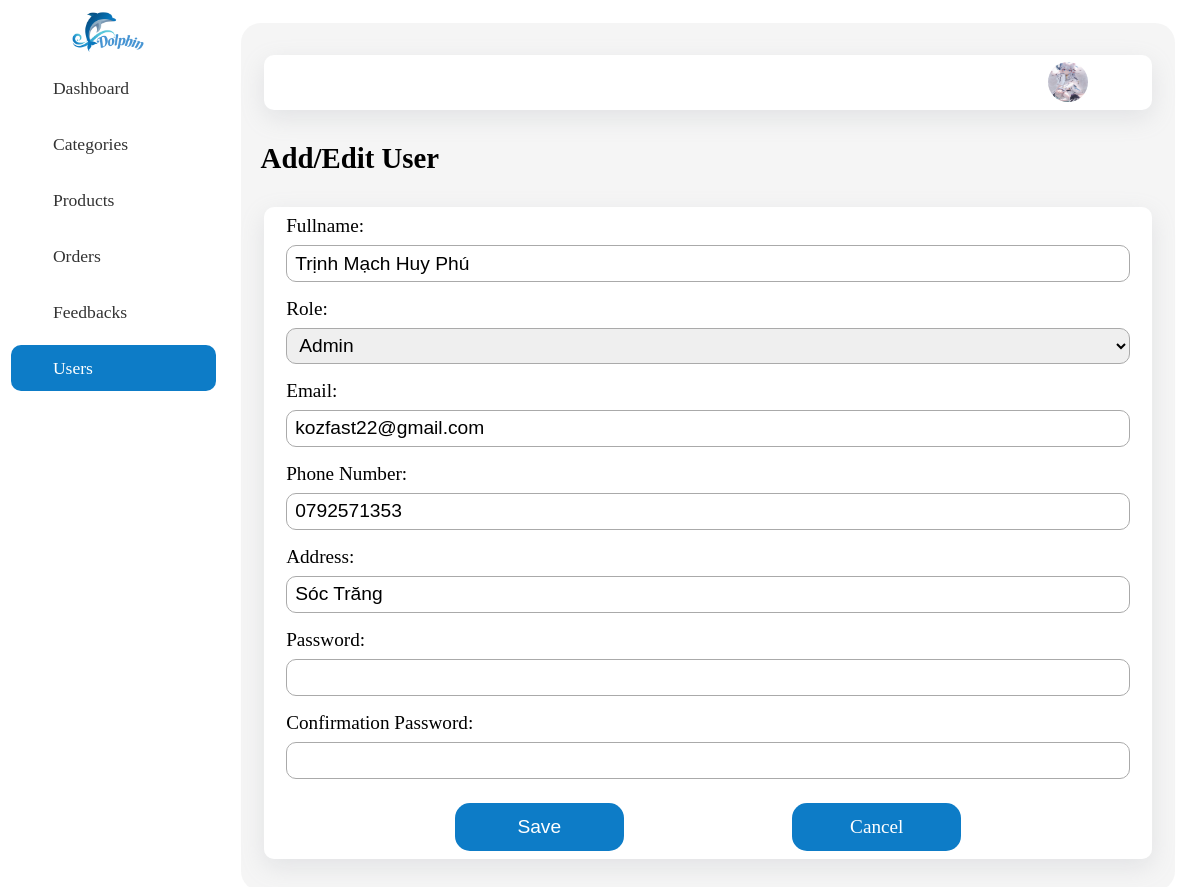
Page /admin/user/editor.php?id=1 (signed in) on the committed database.
### tables this page shows
CREATE TABLE `User` (
  `id` int(11) NOT NULL,
  `fullname` varchar(50) DEFAULT NULL,
  `email` varchar(100) DEFAULT NULL,
  `phone_number` varchar(20) DEFAULT NULL,
  `address` varchar(100) DEFAULT NULL,
  `password` varchar(32) DEFAULT NULL,
  `role_id` int(11) DEFAULT NULL,
  `created_at` datetime DEFAULT NULL,
  `updated_at` datetime DEFAULT NULL,
  `deleted` int(11) DEFAULT NULL
);

### database/dbhelper.php (called while the page is built, shortened)
<?php
    function executeResult($sql, $isSingle = false) {
        $data = null;
        $conn = mysqli_connect(HOST, USERNAME, PASSWORD, DATABASE);
        mysqli_set_charset($conn, "utf8");
        $results = mysqli_query($conn, $sql);
        if ($isSingle) {
            $data = mysqli_fetch_array($results, 1);
        } else {
            $data = [];
            while(($row = mysqli_fetch_array($results, 1)) != null) {
                $data[] = $row;
            }
        }
        return $data;
    }

### utils/utility.php (called while the page is built, shortened)
<?php
function fixSqlInject($sql) {
	$sql = str_replace('\\', '\\\\', $sql);
	$sql = str_replace('\'', '\\\'', $sql);
	return $sql;
}
function getGet($key) {
	$value = '';
	if(isset($_GET[$key])) {
		$value = $_GET[$key];
		$value = fixSqlInject($value);
	}
	return trim($value);
}

### admin/user/editor.php (the view, shortened to what this page needs)
<?php
	$baseUrl = "../";
	require_once($baseUrl."../utils/utility.php");
	require_once($baseUrl."../database/dbhelper.php");
	require_once('form_save.php');
	$id = getGet('id');
	if($id != '' && $id > 0) {
		$sql = "select * from User where id = '$id'";
		$userItem = executeResult($sql, true);
		if($userItem != null) {
			$fullname = $userItem['fullname'];
			$email = $userItem['email'];
			$phone_number = $userItem['phone_number'];
			$address = $userItem['address'];
			$role_id = $userItem['role_id'];
		} else {
			$id = 0;
		}
	} else {
		$id = 0;
	}
	$sql = "select * from Role";
	$roleItems = executeResult($sql);
?>
<!DOCTYPE html>
<html lang="en">
<head>
    <link rel="stylesheet" href="<?=$baseUrl?>../assets/css/dashboard.css">
    <link rel="stylesheet" href="<?=$baseUrl?>../assets/fontawesome-pro-5.15.3-web/css/all.min.css">
</head>
<body>
    <div class="container">
        <div class="left">
            <div class="logo">
                <img src="<?=$baseUrl?>../assets/image/Logo.png" alt="">
            </div>
            <div class="list">
                <div class="item">
                    <a href="<?=$baseUrl?>">
                        <i class="fas fa-columns"></i>
                        Dashboard
                    </a>
                </div>
                <div class="item">
                    <a href="<?=$baseUrl?>category">
                        <i class="fas fa-layer-group"></i>
                        Categories
                    </a>
                </div>
                <div class="item">
                    <a href="<?=$baseUrl?>product">
                        <i class="fab fa-buffer"></i>
                        Products
                    </a>
                </div>
                <div class="item">
                    <a href="<?=$baseUrl?>order">
                        <i class="fas fa-hashtag"></i>
                        Orders
                    </a>
                </div>
                <div class="item">
                    <a href="<?=$baseUrl?>feedback">
                        <i class="fas fa-question-circle"></i>
                        Feedbacks
                    </a>
                </div>
                <div class="item">
                    <a class="active" href="<?=$baseUrl?>user">
                        <i class="fas fa-users"></i>
                        Users
                    </a>
                </div>
            </div>
        </div>
        <div class="right">
            <div class="card">
                <div class="header">
                    <img src="<?=$baseUrl?>../assets/image/Avatar.jpeg" alt="">
                    <div class="logout">
                        <a href="<?=$baseUrl?>auth/logout.php"><i class="far fa-sign-out"></i></a>
                    </div>
                </div>
                <div class="title">
                    Add/Edit User
                </div>
                <div class="main">
                    <div class="box">
                        <form method="post" onsubmit="return validateForm();">
                            <div class="form-group">
                                <label for="usr">Fullname:</label>
                                <input required="true" type="text" class="form-control" id="usr" name="fullname"
                                    value="<?=$fullname?>">
                            </div>
                            <div class="form-group">
                                <label for="usr">Role:</label>
                                <select class="form-control" name="role_id" id="role_id" required="true">
                                    <?php
                                        foreach($roleItems as $role) {
                                            if($role['id'] == $role_id) {
                                                echo '<option selected value="'.$role['id'].'">'.$role['name'].'</option>';
                                            } else {
                                                echo '<option value="'.$role['id'].'">'.$role['name'].'</option>';
                                            }
                                        }
					            	?>
                                </select>
                            </div>
                            <div class="form-group">
                                <label for="email">Email:</label>
                                <?php
                                if ($email == '' || $email == null) {
                                    echo '
                                        <input required="true" type="email" class="form-control" id="email" name="email"
                                        value="'.$email.'">
                                    ';
                                } else {
                                    echo '
                                        <input required="true" type="email" readonly class="form-control" id="email" name="email"
                                        value="'.$email.'">
                                    ';
                                }
                                ?>
                            </div>
                            <div class="form-group">
                                <label for="phone_number">Phone Number:</label>
                                <input type="tel" class="form-control" id="phone_number"  name="phone_number"
                                    value="<?=$phone_number?>">
                            </div>
                            <div class="form-group">
                                <label for="address">Address:</label>
                                <input type="text" class="form-control" id="address" name="address"
                                    value="<?=$address?>">
                            </div>
                            <div class="form-group">
                                <label for="pwd">Password:</label>
                                <input <?=($id > 0?'':'required="true"')?> type="password" class="form-control" id="pwd"
                                    name="password" minlength="6">
                            </div>
                            <div class="form-group">
                                <label for="confirmation_pwd">Confirmation Password:</label>
                                <input <?=($id > 0?'':'required="true"')?> type="password" class="form-control"
                                    id="confirmation_pwd" minlength="6">
                            </div>
                            <div class="button">
                                <button class="btn btn-success">Save</button>
                                <div class="cancel">
                                    <a href="<?=$baseUrl?>user">Cancel</a>
                                </div>
                            </div>
                        </form>
                    </div>
                </div>
            </div>
        </div>
    </div>
</body>
</html>

### assets/css/dashboard.css (style rules this page uses)
body { margin: 0; padding: 0; box-sizing: border-box; }
.container { width: 100%; height: 100vh; display: flex; align-items: flex-start; justify-content: flex-start; flex-direction: row; font-family: "Playfair Display", serif; }
.left { width: 18%; height: 100%; display: flex; flex-direction: column; align-items: center; }
.logo { width: 100%; height: 4rem; display: flex; align-items: center; justify-content: center; }
.logo > img { width: 80px; }
.list { width: 100%; display: flex; justify-content: center; flex-direction: column; }
.item { width: 100%; height: 3rem; display: flex; align-items: center; justify-content: flex-start; margin-bottom: 0.5rem; }
a { text-decoration: none; color: #333; width: 100%; margin-left: 5%; padding: 0.8rem 1rem; border-radius: 10px; font-size: 1.1rem; font-family: "Playfair Display", serif; }
a.active { text-decoration: none; color: #fff; background-color: #0d7cc7; width: 100%; margin-left: 5%; padding: 0.8rem 1rem; border-radius: 10px; font-size: 1.1rem; }
i { padding-right: 0.5rem; }
.right { width: 82%; min-height: 100%; height: auto; display: flex; align-items: center; justify-content: center; }
.card { width: 95%; height: 95vh; background-color: rgba(238, 238, 238, 0.6); border-radius: 20px; display: flex; flex-direction: column; align-items: center; justify-content: flex-start; }
.header { width: 95%; height: 3.5rem; display: flex; align-items: center; justify-content: flex-end; flex-direction: row; margin-top: 2rem; border-radius: 10px; background-color: #fff; box-shadow: rgba(149, 157, 165, 0.2) 0px 8px 24px; }
.header > img { width: 2.5rem; height: 2.5rem; border-radius: 50%; }
.logout { border-radius: 10px; width: 3.5rem; display: flex; justify-content: center; align-items: center; margin-left: 0.5rem; }
.logout > a { font-size: 1.5rem; }
.title { width: 100%; padding-left: 2.5rem; margin: 2rem 0; font-size: 1.8rem; font-weight: 600; }
.main { width: 95%; min-height: 32rem; height: auto; display: flex; overflow-y: auto; align-items: center; justify-content: flex-start; flex-direction: column; border-radius: 10px; background-color: #fff; margin-bottom: 2rem; box-shadow: rgba(149, 157, 165, 0.2) 0px 8px 24px; }
.btn { width: auto; height: 2rem; border: none; background-color: #fff; }
.box { width: 95%; height: auto; display: flex; flex-direction: column; border-radius: 15px; font-size: 1.2rem; }
.form-group { width: 100%; padding: 0.5rem 0; display: flex; flex-direction: column; }
label { margin-bottom: 0.5rem; }
input, select, textarea { height: 2.2rem; font-size: 1.2rem; padding: 0 0.5rem; border-radius: 10px; border: 1px solid #aaaaaa; outline: none; }
.button { width: 100%; height: 5rem; display: flex; flex-direction: row; justify-content: space-evenly; align-items: center; }
.button > button { background-color: #0d7cc7; color: #fff; font-size: 1.2rem; font-weight: 500; width: 20%; height: 3rem; border-radius: 15px; }
.cancel { background-color: #0d7cc7; font-weight: 500; width: 20%; height: 3rem; border-radius: 15px; }
.cancel > a { padding: 0; margin: 0; color: #fff; display: flex; width: 100%; height: 100%; justify-content: center; align-items: center; font-size: 1.2rem; border-radius: 15px; }

### rows in the picture
user: fullname "Trịnh Mạch Huy Phú", email "kozfast22@gmail.com", phone_number "0792571353", address "Sóc Trăng"

### other values in the picture
form field role_id "Admin"
